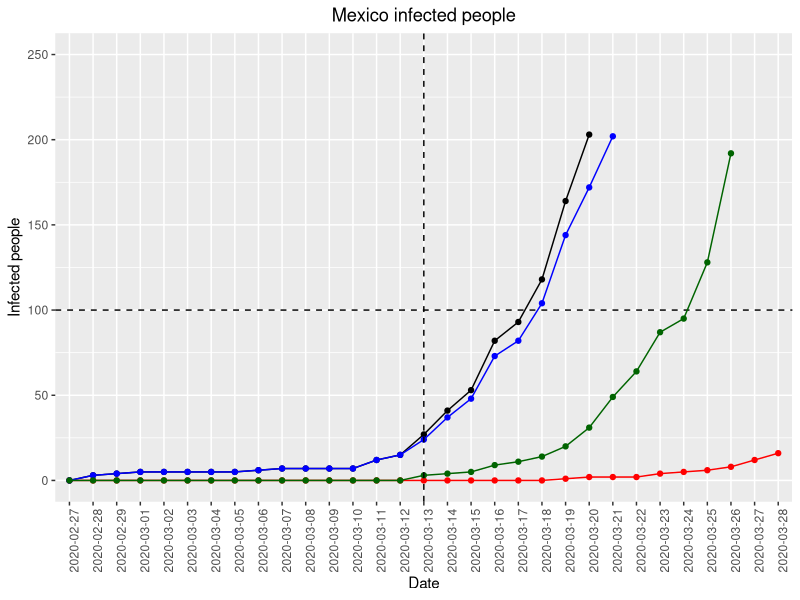

The R source for this figure:
#### Libraries ####
require(ggplot2)

#### Directories #####
setwd("G:\\Mi unidad\\Covid19\\Mexico-COVID-19")


table <- read.csv("Mexico_COVID19.csv")


dim(table)
str(table)
head(table)


subtable <- table[-(1:35),] # removing the first 35 days without cases


# plot(table$Pos, type="o", pch=19, las=1, ylab="Infected",
#      main="Infected", xlab="time (days)")

dim(subtable)

pdf("MexicoInfectionEvolution.pdf",11,9)
for(i in 1:nrow(subtable)){
  print(i)
  ggplot(subtable[i,]) +
    ylab("Infected people") + xlab("Date") + ggtitle("Mexico infected people") +
    ylim(c(0,250)) +
    geom_line(mapping=aes(x=Fecha, y=Pos, group=1)) +
    geom_point(mapping=aes(x=Fecha, y=Pos, group=1)) +
    theme(axis.text.x = element_text(angle = 90, hjust = 1)) +
    theme(plot.title = element_text(hjust = 0.5)) +
    geom_hline(yintercept = 100, lty=2) +
    geom_line(mapping=aes(x=Fecha, y=Deceased, group=1), col="red") +
    geom_point(mapping=aes(x=Fecha, y=Deceased, group=1), col="red") +
    geom_line(mapping=aes(x=Fecha, y=Pos_I, group=1), col="blue") +
    geom_point(mapping=aes(x=Fecha, y=Pos_I, group=1), col="blue") +
    geom_line(mapping=aes(x=Fecha, y=Pos_L, group=1), col="darkgreen") +
    geom_point(mapping=aes(x=Fecha, y=Pos_L, group=1), col="darkgreen") +
    geom_vline(xintercept=which(subtable$Fecha == "2020-03-13"), col="black", lty=2) # day with the first local infected person
}

dev.off()

pdf("MexicoInfectionToday.pdf", 11, 9)
ggplot(subtable) +
  ylab("Infected people") + xlab("Date") + ggtitle("Mexico infected people") +
  ylim(c(0,250))+
  geom_line(mapping=aes(x=Fecha, y=Pos, group=1)) +
  geom_point(mapping=aes(x=Fecha, y=Pos, group=1)) +
  theme(axis.text.x = element_text(angle = 90, hjust = 1)) +
  theme(plot.title = element_text(hjust = 0.5)) +
  geom_hline(yintercept = 100, lty=2) +
  geom_line(mapping=aes(x=Fecha, y=Deceased, group=1), col="red") +
  geom_point(mapping=aes(x=Fecha, y=Deceased, group=1), col="red") +
  geom_line(mapping=aes(x=Fecha, y=Pos_I, group=1), col="blue") +
  geom_point(mapping=aes(x=Fecha, y=Pos_I, group=1), col="blue") +
  geom_line(mapping=aes(x=Fecha, y=Pos_L, group=1), col="darkgreen") +
  geom_point(mapping=aes(x=Fecha, y=Pos_L, group=1), col="darkgreen") +
  geom_vline(xintercept=which(subtable$Fecha == "2020-03-13"), col="black", lty=2) # day with the first local infected person

dev.off()
